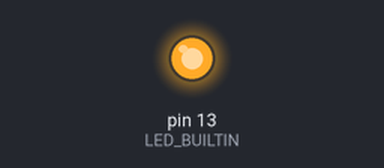
The sketch below on a simulated Arduino Uno, built with avr-gcc and run on an emulated ATmega328P. Shown: output pins drawn as LEDs (lit = HIGH).

Above: at 0.5 s.
At 7.8 s:
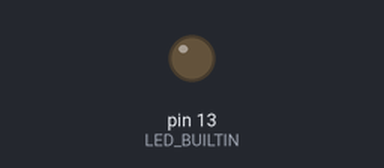
Timing chart, 0 to 9.0 s (numbered marks = the images above):
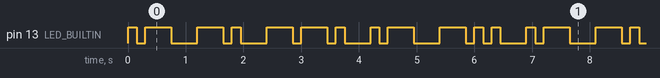

Measured:
- by itself, pin 13 (LED_BUILTIN): moves between LOW and HIGH, repeating every 6.9 s
- by itself, everything shown: repeats every 6.9 s, in 24 steps

The sketch:

first_name_morse.ino
```cpp
//Displaying my first name using the inbuilt led in morse code.
// My name is Angad. Translating it into morse code it becomes ".- -. --. .- -.."
// the setup function runs once when you press reset or power the board
void setup() {
  // initialize digital pin LED_BUILTIN as an output.
  pinMode(LED_BUILTIN, OUTPUT);
}

void line(){
  digitalWrite(LED_BUILTIN, HIGH);   // turn the LED on (HIGH is the voltage level)
  delay(450);                       // wait for 0.45 second to represent a line with longer blink
  digitalWrite(LED_BUILTIN, LOW);    // turn the LED off by making the voltage LOW
  delay(150);
}

void dot(){
  digitalWrite(LED_BUILTIN, HIGH);   // turn the LED on (HIGH is the voltage level)
  delay(150);                       // wait for 0.15 second to represent a dot with shorter blink
  digitalWrite(LED_BUILTIN, LOW);    // turn the LED off by making the voltage LOW
  delay(150);
}
// the loop function runs over and over again forever
void loop() {
//A
dot();
line();
delay(300);

//N
line();
dot();
delay(300);

//G
line();
line();
dot();
delay(300);

//A
dot();
line();
delay(300);

//D
line();
dot();
dot();
delay(300);
}
```
